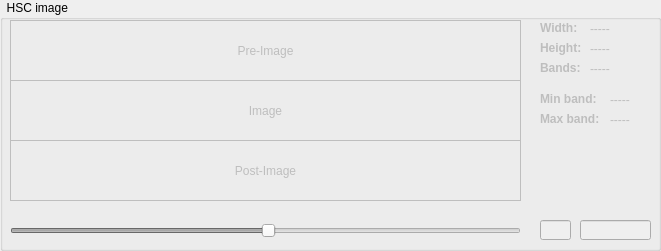
   <widget class="QGroupBox" name="groupBox_HSCimages">
    <property name="geometry">
     <rect>
      <x>10</x>
      <y>290</y>
      <width>661</width>
      <height>251</height>
     </rect>
    </property>
    <property name="title">
     <string>  HSC image  </string>
    </property>
    <widget class="QLabel" name="labHSC_pre">
     <property name="enabled">
      <bool>false</bool>
     </property>
     <property name="geometry">
      <rect>
       <x>10</x>
       <y>20</y>
       <width>511</width>
       <height>61</height>
      </rect>
     </property>
     <property name="frameShape">
      <enum>QFrame::Box</enum>
     </property>
     <property name="text">
      <string>Pre-Image</string>
     </property>
     <property name="scaledContents">
      <bool>true</bool>
     </property>
     <property name="alignment">
      <set>Qt::AlignCenter</set>
     </property>
    </widget>
    <widget class="QLabel" name="labHSC">
     <property name="enabled">
      <bool>false</bool>
     </property>
     <property name="geometry">
      <rect>
       <x>10</x>
       <y>80</y>
       <width>511</width>
       <height>61</height>
      </rect>
     </property>
     <property name="frameShape">
      <enum>QFrame::Box</enum>
     </property>
     <property name="text">
      <string>Image</string>
     </property>
     <property name="scaledContents">
      <bool>true</bool>
     </property>
     <property name="alignment">
      <set>Qt::AlignCenter</set>
     </property>
    </widget>
    <widget class="QLabel" name="labHSC_post">
     <property name="enabled">
      <bool>false</bool>
     </property>
     <property name="geometry">
      <rect>
       <x>10</x>
       <y>140</y>
       <width>511</width>
       <height>61</height>
      </rect>
     </property>
     <property name="frameShape">
      <enum>QFrame::Box</enum>
     </property>
     <property name="text">
      <string>Post-Image</string>
     </property>
     <property name="scaledContents">
      <bool>true</bool>
     </property>
     <property name="alignment">
      <set>Qt::AlignCenter</set>
     </property>
    </widget>
    <widget class="QSlider" name="horSlider_HSC_band1">
     <property name="enabled">
      <bool>false</bool>
     </property>
     <property name="geometry">
      <rect>
       <x>10</x>
       <y>220</y>
       <width>511</width>
       <height>22</height>
      </rect>
     </property>
     <property name="pageStep">
      <number>1</number>
     </property>
     <property name="sliderPosition">
      <number>50</number>
     </property>
     <property name="orientation">
      <enum>Qt::Horizontal</enum>
     </property>
    </widget>
    <widget class="QLineEdit" name="lineEdit_HSC_band1">
     <property name="enabled">
      <bool>false</bool>
     </property>
     <property name="geometry">
      <rect>
       <x>580</x>
       <y>220</y>
       <width>71</width>
       <height>20</height>
      </rect>
     </property>
     <property name="text">
      <string/>
     </property>
     <property name="alignment">
      <set>Qt::AlignCenter</set>
     </property>
     <property name="readOnly">
      <bool>true</bool>
     </property>
    </widget>
    <widget class="QLabel" name="label_5_HSC">
     <property name="enabled">
      <bool>false</bool>
     </property>
     <property name="geometry">
      <rect>
       <x>540</x>
       <y>111</y>
       <width>61</width>
       <height>16</height>
      </rect>
     </property>
     <property name="font">
      <font>
       <weight>75</weight>
       <bold>true</bold>
       <kerning>false</kerning>
      </font>
     </property>
     <property name="text">
      <string>Max band:</string>
     </property>
    </widget>
    <widget class="QLabel" name="label_3_HSC">
     <property name="enabled">
      <bool>false</bool>
     </property>
     <property name="geometry">
      <rect>
       <x>540</x>
       <y>60</y>
       <width>61</width>
       <height>16</height>
      </rect>
     </property>
     <property name="font">
      <font>
       <weight>75</weight>
       <bold>true</bold>
       <kerning>false</kerning>
      </font>
     </property>
     <property name="text">
      <string>Bands:</string>
     </property>
    </widget>
    <widget class="QLabel" name="label_1_HSC">
     <property name="enabled">
      <bool>false</bool>
     </property>
     <property name="geometry">
      <rect>
       <x>540</x>
       <y>20</y>
       <width>61</width>
       <height>16</height>
      </rect>
     </property>
     <property name="font">
      <font>
       <weight>75</weight>
       <bold>true</bold>
       <kerning>false</kerning>
      </font>
     </property>
     <property name="text">
      <string>Width:</string>
     </property>
    </widget>
    <widget class="QLabel" name="label_2_HSC">
     <property name="enabled">
      <bool>false</bool>
     </property>
     <property name="geometry">
      <rect>
       <x>540</x>
       <y>40</y>
       <width>61</width>
       <height>16</height>
      </rect>
     </property>
     <property name="font">
      <font>
       <weight>75</weight>
       <bold>true</bold>
       <kerning>false</kerning>
      </font>
     </property>
     <property name="text">
      <string>Height:</string>
     </property>
    </widget>
    <widget class="QLabel" name="label_4_HSC">
     <property name="enabled">
      <bool>false</bool>
     </property>
     <property name="geometry">
      <rect>
       <x>540</x>
       <y>91</y>
       <width>61</width>
       <height>16</height>
      </rect>
     </property>
     <property name="font">
      <font>
       <weight>75</weight>
       <bold>true</bold>
       <kerning>false</kerning>
      </font>
     </property>
     <property name="text">
      <string>Min band:</string>
     </property>
    </widget>
    <widget class="QLabel" name="lab_HSC_MinBand">
     <property name="enabled">
      <bool>false</bool>
     </property>
     <property name="geometry">
      <rect>
       <x>610</x>
       <y>90</y>
       <width>41</width>
       <height>20</height>
      </rect>
     </property>
     <property name="text">
      <string>-----</string>
     </property>
    </widget>
    <widget class="QLabel" name="lab_HSC_MaxBand">
     <property name="enabled">
      <bool>false</bool>
     </property>
     <property name="geometry">
      <rect>
       <x>610</x>
       <y>110</y>
       <width>41</width>
       <height>20</height>
      </rect>
     </property>
     <property name="text">
      <string>-----</string>
     </property>
    </widget>
    <widget class="QLabel" name="lab_HSC_Height">
     <property name="enabled">
      <bool>false</bool>
     </property>
     <property name="geometry">
      <rect>
       <x>590</x>
       <y>39</y>
       <width>41</width>
       <height>20</height>
      </rect>
     </property>
     <property name="text">
      <string>-----</string>
     </property>
    </widget>
    <widget class="QLabel" name="lab_HSC_Bands">
     <property name="enabled">
      <bool>false</bool>
     </property>
     <property name="geometry">
      <rect>
       <x>590</x>
       <y>59</y>
       <width>41</width>
       <height>20</height>
      </rect>
     </property>
     <property name="text">
      <string>-----</string>
     </property>
    </widget>
    <widget class="QLabel" name="lab_HSC_width">
     <property name="enabled">
      <bool>false</bool>
     </property>
     <property name="geometry">
      <rect>
       <x>590</x>
       <y>19</y>
       <width>41</width>
       <height>20</height>
      </rect>
     </property>
     <property name="text">
      <string>-----</string>
     </property>
    </widget>
    <widget class="QLineEdit" name="lineEdit_HSC_idx1">
     <property name="enabled">
      <bool>false</bool>
     </property>
     <property name="geometry">
      <rect>
       <x>540</x>
       <y>220</y>
       <width>31</width>
       <height>20</height>
      </rect>
     </property>
    </widget>
   </widget>
